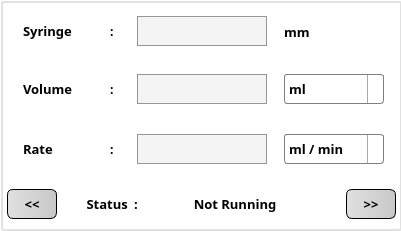
   <widget class="QFrame" name="frame_3">
    <property name="geometry">
     <rect>
      <x>255</x>
      <y>230</y>
      <width>401</width>
      <height>231</height>
     </rect>
    </property>
    <property name="font">
     <font>
      <family>나눔스퀘어 Bold</family>
      <weight>75</weight>
      <bold>true</bold>
     </font>
    </property>
    <property name="styleSheet">
     <string notr="true">

	border-radius: 3px;
background-color: rgba(255, 255, 255);

</string>
    </property>
    <widget class="QWidget" name="horizontalLayoutWidget_4">
     <property name="geometry">
      <rect>
       <x>7</x>
       <y>69</y>
       <width>391</width>
       <height>41</height>
      </rect>
     </property>
     <property name="font">
      <font>
       <family>나눔스퀘어 Bold</family>
       <weight>75</weight>
       <bold>true</bold>
      </font>
     </property>
     <layout class="QHBoxLayout" name="horizontalLayout_4">
      <item>
       <spacer name="horizontalSpacer_6">
        <property name="font">
         <font>
          <family>나눔스퀘어 Bold</family>
          <weight>75</weight>
          <bold>true</bold>
         </font>
        </property>
        <property name="orientation">
         <enum>Qt::Horizontal</enum>
        </property>
        <property name="sizeType">
         <enum>QSizePolicy::Fixed</enum>
        </property>
        <property name="sizeHint" stdset="0">
         <size>
          <width>5</width>
          <height>20</height>
         </size>
        </property>
       </spacer>
      </item>
      <item>
       <widget class="QLabel" name="label_12">
        <property name="sizePolicy">
         <sizepolicy hsizetype="Fixed" vsizetype="Fixed">
          <horstretch>0</horstretch>
          <verstretch>0</verstretch>
         </sizepolicy>
        </property>
        <property name="minimumSize">
         <size>
          <width>70</width>
          <height>0</height>
         </size>
        </property>
        <property name="maximumSize">
         <size>
          <width>50</width>
          <height>16777215</height>
         </size>
        </property>
        <property name="font">
         <font>
          <family>나눔스퀘어 Bold</family>
          <pointsize>10</pointsize>
          <weight>75</weight>
          <bold>true</bold>
         </font>
        </property>
        <property name="styleSheet">
         <string notr="true">	border: 0px solid rgb(225, 225, 225,0);</string>
        </property>
        <property name="text">
         <string>Volume</string>
        </property>
       </widget>
      </item>
      <item>
       <widget class="QLabel" name="label_16">
        <property name="sizePolicy">
         <sizepolicy hsizetype="Fixed" vsizetype="Fixed">
          <horstretch>0</horstretch>
          <verstretch>0</verstretch>
         </sizepolicy>
        </property>
        <property name="minimumSize">
         <size>
          <width>10</width>
          <height>20</height>
         </size>
        </property>
        <property name="font">
         <font>
          <family>나눔스퀘어 Bold</family>
          <weight>75</weight>
          <bold>true</bold>
         </font>
        </property>
        <property name="styleSheet">
         <string notr="true">	border: 0px solid rgb(225, 225, 225,0);</string>
        </property>
        <property name="text">
         <string>:</string>
        </property>
       </widget>
      </item>
      <item>
       <widget class="QPushButton" name="volume_value_input">
        <property name="sizePolicy">
         <sizepolicy hsizetype="Fixed" vsizetype="Fixed">
          <horstretch>0</horstretch>
          <verstretch>0</verstretch>
         </sizepolicy>
        </property>
        <property name="minimumSize">
         <size>
          <width>130</width>
          <height>30</height>
         </size>
        </property>
        <property name="maximumSize">
         <size>
          <width>130</width>
          <height>16777215</height>
         </size>
        </property>
        <property name="font">
         <font>
          <family>나눔스퀘어 Bold</family>
          <pointsize>10</pointsize>
          <weight>75</weight>
          <bold>true</bold>
         </font>
        </property>
        <property name="styleSheet">
         <string notr="true">QPushButton{
	background-color:  rgb(244, 244, 244);
	border: 1px solid rgb(150,150, 150);
	border-radius: 20px;
}</string>
        </property>
        <property name="text">
         <string/>
        </property>
       </widget>
      </item>
      <item>
       <widget class="QComboBox" name="volume_unit_input">
        <property name="sizePolicy">
         <sizepolicy hsizetype="Fixed" vsizetype="Fixed">
          <horstretch>0</horstretch>
          <verstretch>0</verstretch>
         </sizepolicy>
        </property>
        <property name="minimumSize">
         <size>
          <width>0</width>
          <height>30</height>
         </size>
        </property>
        <property name="maximumSize">
         <size>
          <width>100</width>
          <height>16777215</height>
         </size>
        </property>
        <property name="font">
         <font>
          <family>나눔스퀘어 Bold</family>
          <pointsize>10</pointsize>
          <weight>75</weight>
          <bold>true</bold>
         </font>
        </property>
        <property name="styleSheet">
         <string notr="true">QComboBox {
    border: 1px solid gray;
    border-radius: 3px;
}

QComboBox:editable {
    background: white;
}




QComboBox:on { /* shift the text when the popup opens */
    padding-top: 3px;
    padding-left: 4px;
}

QComboBox::drop-down {
    subcontrol-origin: padding;
    subcontrol-position: top right;
    width: 15px;

    border-left-width: 1px;
    border-left-color: darkgray;
    border-left-style: solid; /* just a single line */
    border-top-right-radius: 3px; /* same radius as the QComboBox */
    border-bottom-right-radius: 3px;
}

QComboBox::down-arrow {
    image: url(/usr/share/icons/crystalsvg/16x16/actions/1downarrow.png);
}

QComboBox::down-arrow:on { /* shift the arrow when popup is open */
    top: 1px;
    left: 1px;
}</string>
        </property>
        <item>
         <property name="text">
          <string>ml</string>
         </property>
        </item>
        <item>
         <property name="text">
          <string>µl</string>
         </property>
        </item>
       </widget>
      </item>
     </layout>
    </widget>
    <widget class="QWidget" name="horizontalLayoutWidget_5">
     <property name="geometry">
      <rect>
       <x>7</x>
       <y>129</y>
       <width>391</width>
       <height>41</height>
      </rect>
     </property>
     <property name="font">
      <font>
       <family>나눔스퀘어 Bold</family>
       <weight>75</weight>
       <bold>true</bold>
      </font>
     </property>
     <layout class="QHBoxLayout" name="horizontalLayout_5">
      <item>
       <spacer name="horizontalSpacer_7">
        <property name="font">
         <font>
          <family>나눔스퀘어 Bold</family>
          <weight>75</weight>
          <bold>true</bold>
         </font>
        </property>
        <property name="orientation">
         <enum>Qt::Horizontal</enum>
        </property>
        <property name="sizeType">
         <enum>QSizePolicy::Fixed</enum>
        </property>
        <property name="sizeHint" stdset="0">
         <size>
          <width>5</width>
          <height>20</height>
         </size>
        </property>
       </spacer>
      </item>
      <item>
       <widget class="QLabel" name="label_14">
        <property name="sizePolicy">
         <sizepolicy hsizetype="Fixed" vsizetype="Fixed">
          <horstretch>0</horstretch>
          <verstretch>0</verstretch>
         </sizepolicy>
        </property>
        <property name="minimumSize">
         <size>
          <width>70</width>
          <height>30</height>
         </size>
        </property>
        <property name="maximumSize">
         <size>
          <width>50</width>
          <height>16777215</height>
         </size>
        </property>
        <property name="font">
         <font>
          <family>나눔스퀘어 Bold</family>
          <pointsize>10</pointsize>
          <weight>75</weight>
          <bold>true</bold>
         </font>
        </property>
        <property name="styleSheet">
         <string notr="true">	border: 0px solid rgb(225, 225, 225,0);</string>
        </property>
        <property name="text">
         <string>Rate</string>
        </property>
       </widget>
      </item>
      <item>
       <widget class="QLabel" name="label_17">
        <property name="sizePolicy">
         <sizepolicy hsizetype="Fixed" vsizetype="Fixed">
          <horstretch>0</horstretch>
          <verstretch>0</verstretch>
         </sizepolicy>
        </property>
        <property name="minimumSize">
         <size>
          <width>10</width>
          <height>20</height>
         </size>
        </property>
        <property name="font">
         <font>
          <family>나눔스퀘어 Bold</family>
          <weight>75</weight>
          <bold>true</bold>
         </font>
        </property>
        <property name="styleSheet">
         <string notr="true">	border: 0px solid rgb(225, 225, 225,0);</string>
        </property>
        <property name="text">
         <string>:</string>
        </property>
       </widget>
      </item>
      <item>
       <widget class="QPushButton" name="rate_value_input">
        <property name="sizePolicy">
         <sizepolicy hsizetype="Fixed" vsizetype="Fixed">
          <horstretch>0</horstretch>
          <verstretch>0</verstretch>
         </sizepolicy>
        </property>
        <property name="minimumSize">
         <size>
          <width>130</width>
          <height>30</height>
         </size>
        </property>
        <property name="maximumSize">
         <size>
          <width>130</width>
          <height>16777215</height>
         </size>
        </property>
        <property name="font">
         <font>
          <family>나눔스퀘어 Bold</family>
          <pointsize>10</pointsize>
          <weight>75</weight>
          <bold>true</bold>
         </font>
        </property>
        <property name="styleSheet">
         <string notr="true">QPushButton{
	background-color:  rgb(244, 244, 244);
	border: 1px solid rgb(150, 150, 150);
	border-radius: 20px;
}</string>
        </property>
        <property name="text">
         <string/>
        </property>
       </widget>
      </item>
      <item>
       <widget class="QComboBox" name="rate_unit_input">
        <property name="sizePolicy">
         <sizepolicy hsizetype="Fixed" vsizetype="Fixed">
          <horstretch>0</horstretch>
          <verstretch>0</verstretch>
         </sizepolicy>
        </property>
        <property name="minimumSize">
         <size>
          <width>80</width>
          <height>30</height>
         </size>
        </property>
        <property name="maximumSize">
         <size>
          <width>100</width>
          <height>16777215</height>
         </size>
        </property>
        <property name="font">
         <font>
          <family>나눔스퀘어 Bold</family>
          <pointsize>10</pointsize>
          <weight>75</weight>
          <bold>true</bold>
         </font>
        </property>
        <property name="styleSheet">
         <string notr="true">QComboBox {
    border: 1px solid gray;
    border-radius: 3px;
}

QComboBox:editable {
    background: white;
}




QComboBox:on { /* shift the text when the popup opens */
    padding-top: 3px;
    padding-left: 4px;
}

QComboBox::drop-down {
    subcontrol-origin: padding;
    subcontrol-position: top right;
    width: 15px;

    border-left-width: 1px;
    border-left-color: darkgray;
    border-left-style: solid; /* just a single line */
    border-top-right-radius: 3px; /* same radius as the QComboBox */
    border-bottom-right-radius: 3px;
}

QComboBox::down-arrow {
    image: url(/usr/share/icons/crystalsvg/16x16/actions/1downarrow.png);
}

QComboBox::down-arrow:on { /* shift the arrow when popup is open */
    top: 1px;
    left: 1px;
}</string>
        </property>
        <item>
         <property name="text">
          <string>ml / min</string>
         </property>
        </item>
        <item>
         <property name="text">
          <string>ml / hr</string>
         </property>
        </item>
        <item>
         <property name="text">
          <string>ml / sec</string>
         </property>
        </item>
        <item>
         <property name="text">
          <string>µl / min</string>
         </property>
        </item>
        <item>
         <property name="text">
          <string>µl / hr</string>
         </property>
        </item>
        <item>
         <property name="text">
          <string>µl / sec</string>
         </property>
        </item>
       </widget>
      </item>
     </layout>
    </widget>
    <widget class="QWidget" name="horizontalLayoutWidget_7">
     <property name="geometry">
      <rect>
       <x>7</x>
       <y>184</y>
       <width>389</width>
       <height>41</height>
      </rect>
     </property>
     <property name="font">
      <font>
       <family>나눔스퀘어 Bold</family>
       <weight>75</weight>
       <bold>true</bold>
      </font>
     </property>
     <layout class="QHBoxLayout" name="horizontalLayout_7">
      <item>
       <layout class="QHBoxLayout" name="horizontalLayout_6">
        <item>
         <widget class="QPushButton" name="left_button">
          <property name="sizePolicy">
           <sizepolicy hsizetype="Fixed" vsizetype="Fixed">
            <horstretch>0</horstretch>
            <verstretch>0</verstretch>
           </sizepolicy>
          </property>
          <property name="minimumSize">
           <size>
            <width>50</width>
            <height>30</height>
           </size>
          </property>
          <property name="font">
           <font>
            <family>나눔스퀘어 Bold</family>
            <pointsize>10</pointsize>
            <weight>75</weight>
            <bold>true</bold>
           </font>
          </property>
          <property name="styleSheet">
           <string notr="true">background-color:qlineargradient(spread:pad, x1:0, y1:0, x2:1, y2:0, stop:0 rgba(224, 224, 224, 255), stop:1 rgba(200, 200, 200, 255));
border-radius: 6px;
border: 1px solid rgb(0, 0, 0);</string>
          </property>
          <property name="text">
           <string>&lt;&lt;</string>
          </property>
         </widget>
        </item>
        <item>
         <spacer name="horizontalSpacer_8">
          <property name="font">
           <font>
            <family>나눔스퀘어 Bold</family>
            <weight>75</weight>
            <bold>true</bold>
           </font>
          </property>
          <property name="orientation">
           <enum>Qt::Horizontal</enum>
          </property>
          <property name="sizeType">
           <enum>QSizePolicy::Fixed</enum>
          </property>
          <property name="sizeHint" stdset="0">
           <size>
            <width>20</width>
            <height>20</height>
           </size>
          </property>
         </spacer>
        </item>
        <item>
         <widget class="QLabel" name="label_5">
          <property name="sizePolicy">
           <sizepolicy hsizetype="Fixed" vsizetype="Fixed">
            <horstretch>0</horstretch>
            <verstretch>0</verstretch>
           </sizepolicy>
          </property>
          <property name="font">
           <font>
            <family>나눔스퀘어 Bold</family>
            <pointsize>10</pointsize>
            <weight>75</weight>
            <bold>true</bold>
           </font>
          </property>
          <property name="styleSheet">
           <string notr="true">	border: 0px solid rgb(225, 225, 225,0);</string>
          </property>
          <property name="text">
           <string> Status</string>
          </property>
          <property name="alignment">
           <set>Qt::AlignCenter</set>
          </property>
         </widget>
        </item>
        <item>
         <widget class="QLabel" name="label_18">
          <property name="sizePolicy">
           <sizepolicy hsizetype="Fixed" vsizetype="Fixed">
            <horstretch>0</horstretch>
            <verstretch>0</verstretch>
           </sizepolicy>
          </property>
          <property name="minimumSize">
           <size>
            <width>10</width>
            <height>20</height>
           </size>
          </property>
          <property name="font">
           <font>
            <family>나눔스퀘어 Bold</family>
            <pointsize>10</pointsize>
            <weight>75</weight>
            <italic>false</italic>
            <bold>true</bold>
           </font>
          </property>
          <property name="styleSheet">
           <string notr="true">	border: 0px solid rgb(225, 225, 225,0);
</string>
          </property>
          <property name="text">
           <string>:</string>
          </property>
         </widget>
        </item>
        <item>
         <widget class="QLabel" name="status_label">
          <property name="sizePolicy">
           <sizepolicy hsizetype="Expanding" vsizetype="Fixed">
            <horstretch>0</horstretch>
            <verstretch>0</verstretch>
           </sizepolicy>
          </property>
          <property name="font">
           <font>
            <family>나눔스퀘어 Bold</family>
            <pointsize>10</pointsize>
            <weight>75</weight>
            <bold>true</bold>
           </font>
          </property>
          <property name="styleSheet">
           <string notr="true">	border: 0px solid rgb(225, 225, 225,0);</string>
          </property>
          <property name="text">
           <string>Not Running</string>
          </property>
          <property name="alignment">
           <set>Qt::AlignCenter</set>
          </property>
         </widget>
        </item>
        <item>
         <spacer name="horizontalSpacer_9">
          <property name="font">
           <font>
            <family>나눔스퀘어 Bold</family>
            <weight>75</weight>
            <bold>true</bold>
           </font>
          </property>
          <property name="orientation">
           <enum>Qt::Horizontal</enum>
          </property>
          <property name="sizeType">
           <enum>QSizePolicy::Fixed</enum>
          </property>
          <property name="sizeHint" stdset="0">
           <size>
            <width>20</width>
            <height>20</height>
           </size>
          </property>
         </spacer>
        </item>
        <item>
         <widget class="QPushButton" name="right_button">
          <property name="sizePolicy">
           <sizepolicy hsizetype="Fixed" vsizetype="Fixed">
            <horstretch>0</horstretch>
            <verstretch>0</verstretch>
           </sizepolicy>
          </property>
          <property name="minimumSize">
           <size>
            <width>50</width>
            <height>30</height>
           </size>
          </property>
          <property name="font">
           <font>
            <family>나눔스퀘어 Bold</family>
            <pointsize>10</pointsize>
            <weight>75</weight>
            <bold>true</bold>
           </font>
          </property>
          <property name="styleSheet">
           <string notr="true">background-color:qlineargradient(spread:pad, x1:0, y1:0, x2:1, y2:0, stop:0 rgba(224, 224, 224, 255), stop:1 rgba(200, 200, 200, 255));
border-radius: 6px;
border: 1px solid rgb(0, 0, 0);</string>
          </property>
          <property name="text">
           <string>&gt;&gt;</string>
          </property>
         </widget>
        </item>
       </layout>
      </item>
     </layout>
    </widget>
    <widget class="QWidget" name="horizontalLayoutWidget_3">
     <property name="geometry">
      <rect>
       <x>7</x>
       <y>10</y>
       <width>391</width>
       <height>43</height>
      </rect>
     </property>
     <property name="font">
      <font>
       <family>나눔스퀘어 Bold</family>
       <weight>75</weight>
       <bold>true</bold>
      </font>
     </property>
     <layout class="QHBoxLayout" name="horizontalLayout_3">
      <item>
       <spacer name="horizontalSpacer_5">
        <property name="font">
         <font>
          <family>나눔스퀘어 Bold</family>
          <weight>75</weight>
          <bold>true</bold>
         </font>
        </property>
        <property name="orientation">
         <enum>Qt::Horizontal</enum>
        </property>
        <property name="sizeType">
         <enum>QSizePolicy::Fixed</enum>
        </property>
        <property name="sizeHint" stdset="0">
         <size>
          <width>5</width>
          <height>20</height>
         </size>
        </property>
       </spacer>
      </item>
      <item>
       <widget class="QLabel" name="label_11">
        <property name="sizePolicy">
         <sizepolicy hsizetype="Fixed" vsizetype="Fixed">
          <horstretch>0</horstretch>
          <verstretch>0</verstretch>
         </sizepolicy>
        </property>
        <property name="minimumSize">
         <size>
          <width>70</width>
          <height>0</height>
         </size>
        </property>
        <property name="maximumSize">
         <size>
          <width>50</width>
          <height>16777215</height>
         </size>
        </property>
        <property name="font">
         <font>
          <family>나눔스퀘어 Bold</family>
          <pointsize>10</pointsize>
          <weight>75</weight>
          <bold>true</bold>
         </font>
        </property>
        <property name="styleSheet">
         <string notr="true">	border: 0px solid rgb(225, 225, 225,0);</string>
        </property>
        <property name="lineWidth">
         <number>0</number>
        </property>
        <property name="text">
         <string>Syringe</string>
        </property>
       </widget>
      </item>
      <item>
       <widget class="QLabel" name="label_15">
        <property name="sizePolicy">
         <sizepolicy hsizetype="Fixed" vsizetype="Fixed">
          <horstretch>0</horstretch>
          <verstretch>0</verstretch>
         </sizepolicy>
        </property>
        <property name="minimumSize">
         <size>
          <width>10</width>
          <height>20</height>
         </size>
        </property>
        <property name="font">
         <font>
          <family>나눔스퀘어 Bold</family>
          <weight>75</weight>
          <bold>true</bold>
         </font>
        </property>
        <property name="styleSheet">
         <string notr="true">	border: 0px solid rgb(225, 225, 225,0);</string>
        </property>
        <property name="text">
         <string>:</string>
        </property>
       </widget>
      </item>
      <item>
       <widget class="QPushButton" name="syringe_value_input">
        <property name="sizePolicy">
         <sizepolicy hsizetype="Fixed" vsizetype="Fixed">
          <horstretch>0</horstretch>
          <verstretch>0</verstretch>
         </sizepolicy>
        </property>
        <property name="minimumSize">
         <size>
          <width>0</width>
          <height>30</height>
         </size>
        </property>
        <property name="maximumSize">
         <size>
          <width>130</width>
          <height>16777215</height>
         </size>
        </property>
        <property name="font">
         <font>
          <family>나눔스퀘어 Bold</family>
          <pointsize>10</pointsize>
          <weight>75</weight>
          <bold>true</bold>
         </font>
        </property>
        <property name="styleSheet">
         <string notr="true">QPushButton{
	background-color:  rgb(244, 244, 244);
	border: 1px solid rgb(150, 150, 150);
	border-radius: 20px;
}</string>
        </property>
        <property name="text">
         <string/>
        </property>
       </widget>
      </item>
      <item>
       <widget class="QLabel" name="label_13">
        <property name="maximumSize">
         <size>
          <width>100</width>
          <height>16777215</height>
         </size>
        </property>
        <property name="font">
         <font>
          <family>나눔스퀘어 Bold</family>
          <pointsize>10</pointsize>
          <weight>75</weight>
          <bold>true</bold>
         </font>
        </property>
        <property name="styleSheet">
         <string notr="true">	border: 0px solid rgb(225, 225, 225,0);</string>
        </property>
        <property name="text">
         <string>mm</string>
        </property>
        <property name="alignment">
         <set>Qt::AlignLeading|Qt::AlignLeft|Qt::AlignVCenter</set>
        </property>
       </widget>
      </item>
     </layout>
    </widget>
    <widget class="QFrame" name="frame_4">
     <property name="geometry">
      <rect>
       <x>1</x>
       <y>1</y>
       <width>401</width>
       <height>230</height>
      </rect>
     </property>
     <property name="styleSheet">
      <string notr="true">	border: 1.5px solid rgb(225, 225, 225);
background-color: rgba(255, 255, 255, 0);</string>
     </property>
     <property name="frameShape">
      <enum>QFrame::StyledPanel</enum>
     </property>
     <property name="frameShadow">
      <enum>QFrame::Raised</enum>
     </property>
    </widget>
    <zorder>frame_4</zorder>
    <zorder>horizontalLayoutWidget_4</zorder>
    <zorder>horizontalLayoutWidget_5</zorder>
    <zorder>horizontalLayoutWidget_7</zorder>
    <zorder>horizontalLayoutWidget_3</zorder>
   </widget>
